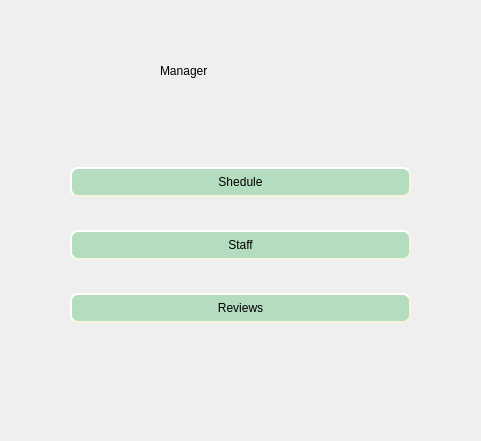
<?xml version="1.0" encoding="UTF-8"?>
<ui version="4.0">
 <class>Manager</class>
 <widget class="QWidget" name="Manager">
  <property name="geometry">
   <rect>
    <x>0</x>
    <y>0</y>
    <width>481</width>
    <height>441</height>
   </rect>
  </property>
  <property name="minimumSize">
   <size>
    <width>481</width>
    <height>441</height>
   </size>
  </property>
  <property name="maximumSize">
   <size>
    <width>481</width>
    <height>441</height>
   </size>
  </property>
  <property name="windowTitle">
   <string>Manager</string>
  </property>
  <widget class="QLabel" name="label">
   <property name="geometry">
    <rect>
     <x>160</x>
     <y>40</y>
     <width>211</width>
     <height>61</height>
    </rect>
   </property>
   <property name="styleSheet">
    <string notr="true">font: 57 italic 40pt &quot;URW Chancery L&quot;;</string>
   </property>
   <property name="text">
    <string>Manager </string>
   </property>
  </widget>
  <widget class="QWidget" name="layoutWidget">
   <property name="geometry">
    <rect>
     <x>70</x>
     <y>140</y>
     <width>341</width>
     <height>211</height>
    </rect>
   </property>
   <layout class="QVBoxLayout" name="verticalLayout">
    <item>
     <widget class="QPushButton" name="sheduleButton">
      <property name="styleSheet">
       <string notr="true">
QPushButton {
font: 57 italic 20pt &quot;URW Chancery L&quot;;

     background-color: rgb(180, 221, 192);
     border-style: outset;
     border-width: 2px;
     border-radius: 8px;
     border-color: beige;
   
     min-width: 8em;
     padding: 6px;
}
QPushButton:hover{
border-width: 0px;
background-color:rgb(184, 216, 239);
border-radius: 20%;
}</string>
      </property>
      <property name="text">
       <string>Shedule</string>
      </property>
     </widget>
    </item>
    <item>
     <widget class="QPushButton" name="staffButton">
      <property name="styleSheet">
       <string notr="true">
QPushButton {
font: 57 italic 20pt &quot;URW Chancery L&quot;;

     background-color: rgb(180, 221, 192);
     border-style: outset;
     border-width: 2px;
     border-radius: 8px;
     border-color: beige;
   
     min-width: 8em;
     padding: 6px;
}
QPushButton:hover{
border-width: 0px;
background-color:rgb(184, 216, 239);
border-radius: 20%;
}</string>
      </property>
      <property name="text">
       <string>Staff</string>
      </property>
     </widget>
    </item>
    <item>
     <widget class="QPushButton" name="reviewsButton">
      <property name="styleSheet">
       <string notr="true">
QPushButton {
font: 57 italic 20pt &quot;URW Chancery L&quot;;

     background-color: rgb(180, 221, 192);
     border-style: outset;
     border-width: 2px;
     border-radius: 8px;
     border-color: beige;
   
     min-width: 8em;
     padding: 6px;
}
QPushButton:hover{
border-width: 0px;
background-color:rgb(184, 216, 239);
border-radius: 20%;
}</string>
      </property>
      <property name="text">
       <string>Reviews</string>
      </property>
     </widget>
    </item>
   </layout>
  </widget>
 </widget>
 <resources/>
 <connections/>
</ui>
